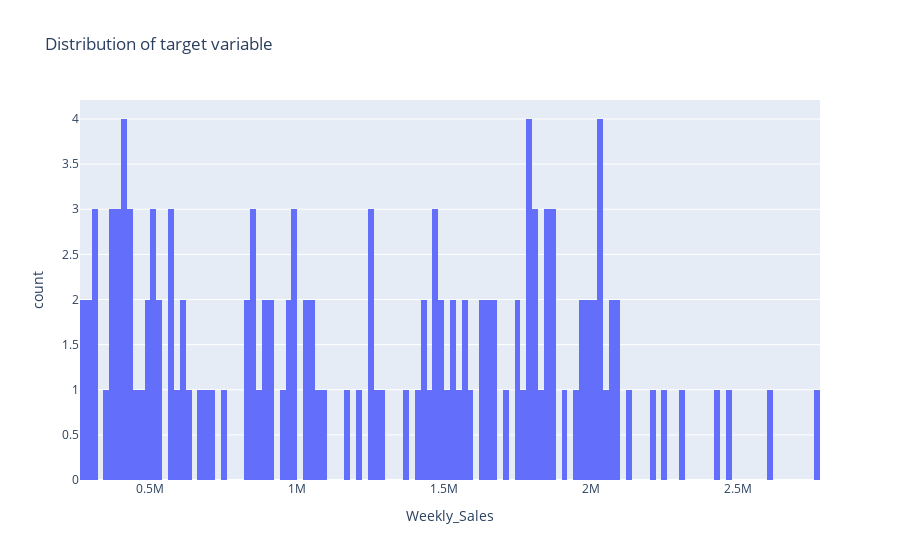

Here is the notebook cell this chart was saved with:
### Code cell
#values of the target are spread, no obviou transformation to be done
fig = px.histogram(df, x="Weekly_Sales", nbins=len(df), title = "Distribution of target variable")
fig.show()

### Figure 1 — Plotly figure (JSON) as saved in the notebook; plotly's stock layout.template omitted (floating-point values rounded to 4 significant figures; data arrays with more than 128 entries replaced by an {"elided": "..."} marker saying what was removed)
{"data": [{"alignmentgroup": "True", "bingroup": "x", "hovertemplate": "Weekly_Sales=%{x}<br>count=%{y}<extra></extra>", "legendgroup": "", "marker": {"color": "#636efa", "pattern": {"shape": ""}}, "name": "", "nbinsx": 136, "offsetgroup": "", "orientation": "v", "showlegend": false, "type": "histogram", "x": {"elided": "136 float values"}, "xaxis": "x", "yaxis": "y"}], "layout": {"barmode": "relative", "legend": {"tracegroupgap": 0}, "title": {"text": "Distribution of target variable"}, "xaxis": {"anchor": "y", "domain": [0, 1], "title": {"text": "Weekly_Sales"}}, "yaxis": {"anchor": "x", "domain": [0, 1], "title": {"text": "count"}}}}
